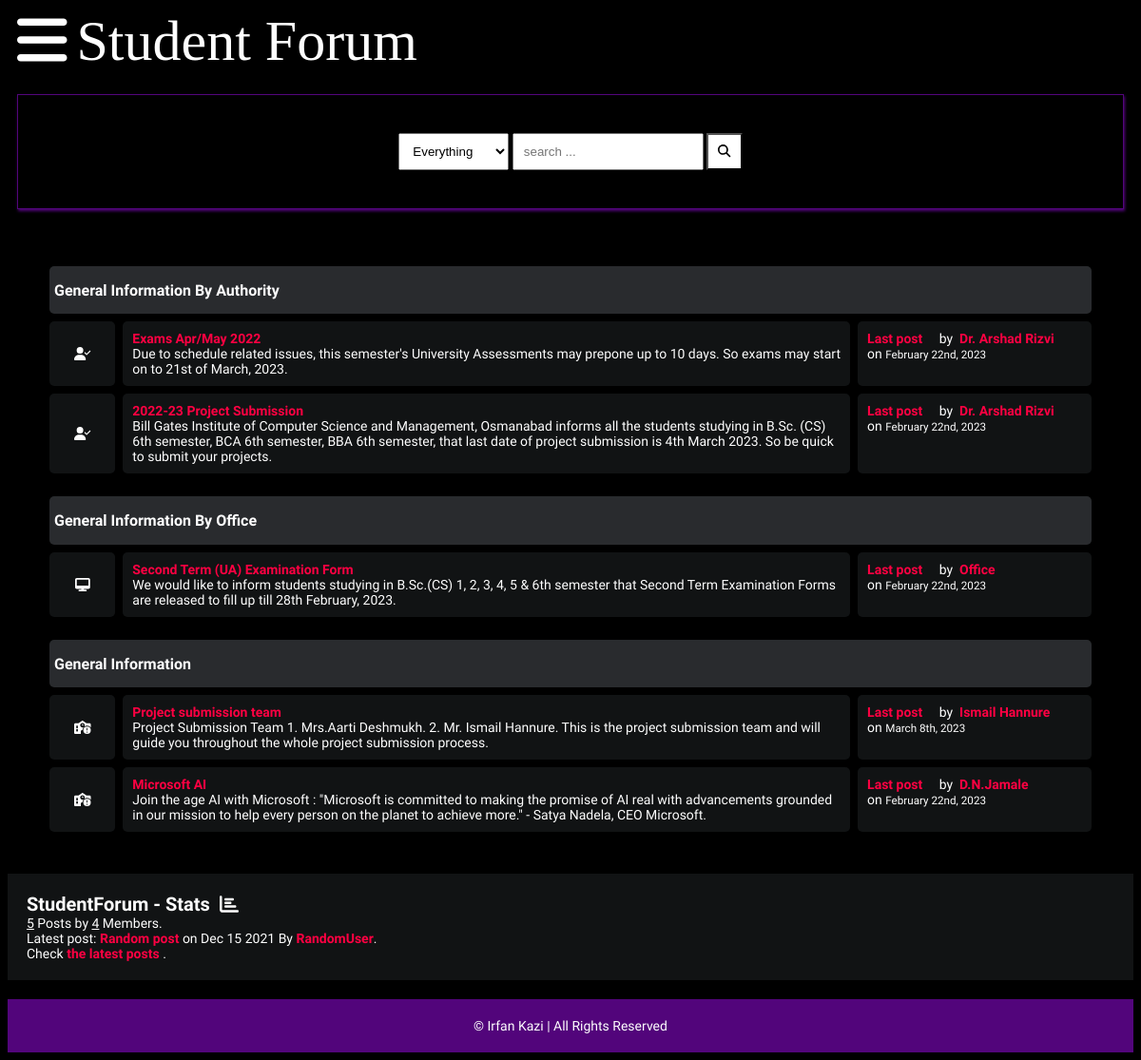
The page /forums.php on the database its author committed.
### tables this page shows
CREATE TABLE `descriptions` (
  `id` int(11) NOT NULL,
  `description_title` text NOT NULL,
  `description_content` text NOT NULL,
  `author` int(11) NOT NULL,
  `description_type` text NOT NULL,
  `created_at` timestamp NOT NULL DEFAULT current_timestamp()
);

CREATE TABLE `user` (
  `id` int(11) NOT NULL,
  `username` text NOT NULL,
  `usertype` text NOT NULL,
  `created_at` timestamp NOT NULL DEFAULT current_timestamp() ON UPDATE current_timestamp(),
  `user_details` text NOT NULL DEFAULT 'General User',
  `totalposts` int(11) NOT NULL DEFAULT 0
);

### forums.php (the view, shortened to what this page needs)
<?php
    require('db.php');
    $desQuery="SELECT Count(*) FROM descriptions";
    $totalPosts="SELECT totalposts FROM user";
    $var=0;
    $descriptionQuery="SELECT * FROM descriptions WHERE author=1 ORDER BY id DESC";
    $descriptionQuery1="SELECT * FROM descriptions WHERE author=6 ORDER BY id DESC";
    $descriptionQuery2="SELECT * FROM descriptions WHERE author!=6 AND author!=1 ORDER BY id DESC";
    $runcountquery=mysqli_query($db,$desQuery);
    $postCount=mysqli_fetch_assoc($runcountquery);
    $runDQ=mysqli_query($db,$descriptionQuery);
    $runDQ1=mysqli_query($db,$descriptionQuery1);
    $runDQ2=mysqli_query($db,$descriptionQuery2);
    $runTP=mysqli_query($db,$totalPosts);
    while($postTP=mysqli_fetch_assoc($runTP)){
        $tmp=$postTP['totalposts'];
        if($tmp>0){
            $var++;
        }
    }
?>
<!DOCTYPE html>
<html lang="en">
<head>
    <link rel="stylesheet" href="style.css">
    <link rel="stylesheet" href="https://cdnjs.cloudflare.com/ajax/libs/font-awesome/4.7.0/css/font-awesome.min.css">
    <link rel="stylesheet" type="text/css" href="all.css">
</head>
<body>
    <header>
        <div class="navbar">
            <a class="bar-icon" id="iconBar" onclick="hideIconBar()"><i class="fa fa-bars"></i></a>
            <div class="brand">Student Forum</div>
        </div>
        <div class="search-box">
            <div>
                <select name="" id="">
                    <option value="Everything">Everything</option>
                </select>
                <input type="text" name="q" placeholder="search ...">
                <button><i class="fa fa-search"></i></button>
            </div>
        </div>
    </header>
    <div class="container">
        <div class="subforum">
            <div class="subforum-title">
                <h1>General Information By Authority</h1>
            </div>
            <?php
                while($post=mysqli_fetch_assoc($runDQ)){
                    $lastPostByAuthor=$post['author'];
                    $postBystmt="SELECT username FROM user WHERE id=".$lastPostByAuthor;
                    $runls=mysqli_query($db,$postBystmt);
                    $post3=mysqli_fetch_assoc($runls);
                ?>
                <div class="subforum-row">
                    <div class="subforum-icon subforum-column center">
                        <i class="fa fa-user-check center"></i>
                    </div>
                    <div class="subforum-description subforum-column">
                        <h4><a href="#"><?=$post['description_title']?></a></h4>
                        <p><?=$post['description_content']?></p>
                    </div>
                    <div class="subforum-info subforum-column">
                        <b><a href="">Last post &nbsp </a></b>&nbsp  by &nbsp<a href=""><?=$post3['username']?></a>
                        <br>on <small><?=date('F jS, Y',strtotime($post['created_at']))?></small>
                    </div>
                </div>
            <?php
            }
            ?>
        </div>
        <div class="subforum">
            <div class="subforum-title">
                <h1>General Information By Office</h1>
            </div>
            <?php
             while($post=mysqli_fetch_assoc($runDQ1)){
                $lastPostByAuthor=$post['author'];
                $postBystmt="SELECT username FROM user WHERE id=".$lastPostByAuthor;
                $runls=mysqli_query($db,$postBystmt);
                $post3=mysqli_fetch_assoc($runls);
            ?>
            <div class="subforum-row">
                <div class="subforum-icon subforum-column center">
                    <i class="fa fa-desktop center"></i>
                </div>
                <div class="subforum-description subforum-column">
                    <h4><a href="#"><?=$post['description_title']?></a></h4>
                    <p><?=$post['description_content']?></p>
                </div>
                <div class="subforum-info subforum-column">
                <b><a href="">Last post &nbsp </a></b>&nbsp  by &nbsp<a href=""><?=$post3['username']?></a>
                    <br>on <small><?=date('F jS, Y',strtotime($post['created_at']))?></small>
                </div>
            </div>
            <?php
            }
            ?>
        </div>
        <div class="subforum">
            <div class="subforum-title">
                <h1>General Information</h1>
            </div>
                <?php
                while($post=mysqli_fetch_assoc($runDQ2)){
                    $lastPostByAuthor=$post['author'];
                    $postBystmt="SELECT username FROM user WHERE id=".$lastPostByAuthor;
                    $runls=mysqli_query($db,$postBystmt);
                    $post3=mysqli_fetch_assoc($runls);
                    ?>
                <div class="subforum-row">
                    <div class="subforum-icon subforum-column center">
                        <i class="fa fa-school-circle-exclamation center"></i>
                    </div>
                    <div class="subforum-description subforum-column">
                        <h4><a href="#"><?=$post['description_title']?></a></h4>
                        <p><?=$post['description_content']?></p>
                    </div>
                    <div class="subforum-info subforum-column">
                        <b><a href="">Last post &nbsp </a></b>&nbsp  by &nbsp<a href=""><?=$post3['username']?></a>
                        <br>on <small><?=date('F jS, Y',strtotime($post['created_at']))?></small>
                    </div>
                </div>
                <?php
                }
                ?>
        </div>
    </div>
    <div class="forum-info">
        <div class="chart">
            StudentForum - Stats &nbsp;<i class="fa fa-bar-chart"></i>
        </div>
        <span><u><?=$postCount['Count(*)']?></u> Posts by <u><?=$var?></u> Members.</span><br>
        <span>Latest post: <b><a href="">Random post</a></b> on Dec 15 2021 By <a href="">RandomUser</a></span>.<br>
        <span>Check <a href="">the latest posts</a> .</span><br>
    </div>
    <footer>
        <span>&copy;  Irfan Kazi | All Rights Reserved</span>
    </footer>
</body>
</html>

### style.css (style rules this page uses)
* { box-sizing: border-box; }
html { font-size: 14px; font-family: 'Titillium Web', sans-serif; background-color:rgb(0,0,0); color:#FEFEFE; }
a { color:#FF0042; font-weight: bolder; text-decoration: none; }
h1 { font-size:16px; font-weight: bolder; }
.container { margin: 20px; padding: 20px; }
.subforum { margin-top:20px; }
.subforum-title { background-color:#292B2E; padding: 5px; border-radius: 5px; margin:4px; }
.subforum-row { display: grid; grid-template-columns: 7% 70% 23%; }
.subforum-column { padding: 10px; margin:4px; border-radius: 5px; background-color:#111314; }
.subforum-description * { margin-block: 0; }
.center { display: flex; justify-content: center; align-items: center; }
header { margin-inline: 10px; }
.navbar { display:flex; align-items: center; }
.bar-icon { font-size: 60px; display: inline-block; margin-right:10px; color: #fff; cursor: pointer; }
.brand { font-size:60px; display: inline-block; font-family:aquire; }
.search-box { border: solid 1px #52057b; margin-top: 20px; padding: 40px; display:flex; justify-content: center; box-shadow:1px 2px 3px #52057b; }
.search-box select { padding: 10px; }
.search-box input { padding: 10px; }
.search-box button { padding: 10px; background-color:#fff; color:#000000; }
.forum-info { padding: 20px; background-color: #111314; }
.chart { font-size:20px; font-weight:bold; }
footer { margin-top: 20px; padding: 20px; background-color: #52057b; display: block; text-align: center; }

### rows shown on the page
descriptions: description_title "Exams Apr/May 2022", description_content "Due to schedule related issues, this semester's University Assessments may prepone up to 10 days. So exams may start on to 21st of March, 2023.", user.username "Dr. Arshad Rizvi", created_at "February 22nd, 2023"
descriptions: description_title "2022-23 Project Submission", description_content "Bill Gates Institute of Computer Science and Management, Osmanabad informs all the students studying in B.Sc. (CS) 6th semester, BCA 6th semester, BBA 6th semester, that last date of project submission is 4th March 2023. So be quick to submit your projects.", user.username "Dr. Arshad Rizvi", created_at "February 22nd, 2023"
descriptions: description_title "Second Term (UA) Examination Form", description_content "We would like to inform students studying in B.Sc.(CS) 1, 2, 3, 4, 5 & 6th semester that Second Term Examination Forms are released to fill up till 28th February, 2023.", user.username "Office", created_at "February 22nd, 2023"
descriptions: description_title "Project submission team", description_content "Project Submission Team 1. Mrs.Aarti Deshmukh. 2. Mr. Ismail Hannure. This is the project submission team and will guide you throughout the whole project submission process.", user.username "Ismail Hannure", created_at "March 8th, 2023"
descriptions: description_title "Microsoft AI", description_content "Join the age AI with Microsoft : \"Microsoft is committed to making the promise of AI real with advancements grounded in our mission to help every person on the planet to achieve more.\" - Satya Nadela, CEO Microsoft.", user.username "D.N.Jamale", created_at "February 22nd, 2023"

### other values the page prints
$postCount['Count(*)'] "5"
$var "4"
